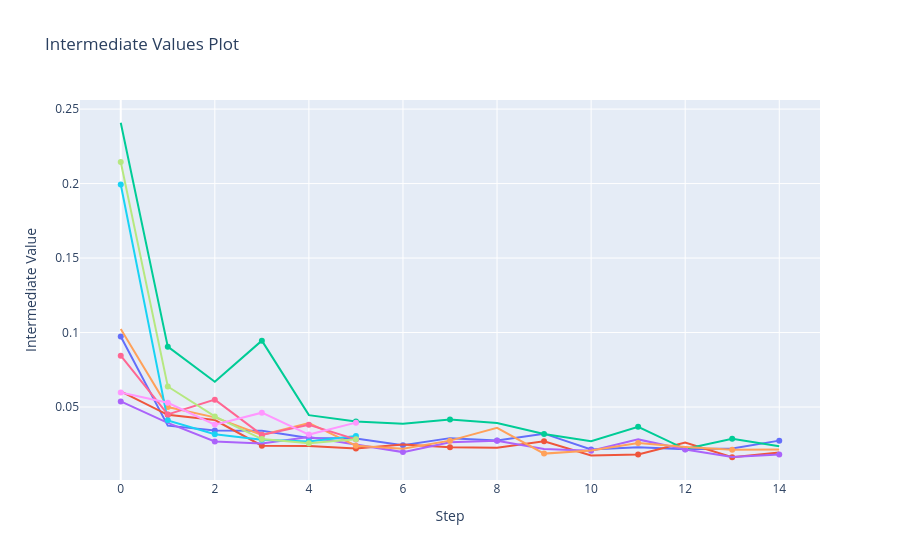

Here is the notebook cell this chart was saved with:
### Code cell
plot_intermediate_values(study)

### Figure 1 — Plotly figure (JSON) as saved in the notebook; plotly's stock layout.template omitted (floating-point values rounded to 4 significant figures)
{"data": [{"marker": {"maxdisplayed": 10}, "mode": "lines+markers", "name": "Trial0", "type": "scatter", "x": [0, 1, 2, 3, 4, 5, 6, 7, 8, 9, 10, 11, 12, 13, 14], "y": [0.09733, 0.03749, 0.03419, 0.03402, 0.02915, 0.02881, 0.02427, 0.02912, 0.02747, 0.03212, 0.02155, 0.02294, 0.02158, 0.02216, 0.02744]}, {"marker": {"maxdisplayed": 10}, "mode": "lines+markers", "name": "Trial1", "type": "scatter", "x": [0, 1, 2, 3, 4, 5, 6, 7, 8, 9, 10, 11, 12, 13, 14], "y": [0.06057, 0.04476, 0.04126, 0.02408, 0.02386, 0.02219, 0.02485, 0.02294, 0.02272, 0.027, 0.01752, 0.01812, 0.02616, 0.01629, 0.01953]}, {"marker": {"maxdisplayed": 10}, "mode": "lines+markers", "name": "Trial2", "type": "scatter", "x": [0, 1, 2, 3, 4, 5, 6, 7, 8, 9, 10, 11, 12, 13, 14], "y": [0.2408, 0.09054, 0.067, 0.09457, 0.04456, 0.04023, 0.03874, 0.0416, 0.03924, 0.03196, 0.02699, 0.03672, 0.02179, 0.02877, 0.02362]}, {"marker": {"maxdisplayed": 10}, "mode": "lines+markers", "name": "Trial3", "type": "scatter", "x": [0, 1, 2, 3, 4, 5, 6, 7, 8, 9, 10, 11, 12, 13, 14], "y": [0.05376, 0.03935, 0.02691, 0.02554, 0.02984, 0.02474, 0.01974, 0.02638, 0.02741, 0.02187, 0.02063, 0.02827, 0.02153, 0.0165, 0.01815]}, {"marker": {"maxdisplayed": 10}, "mode": "lines+markers", "name": "Trial4", "type": "scatter", "x": [0, 1, 2, 3, 4, 5, 6, 7, 8, 9, 10, 11, 12, 13, 14], "y": [0.1024, 0.04996, 0.04306, 0.03132, 0.03932, 0.02407, 0.02204, 0.02745, 0.03599, 0.01873, 0.02083, 0.02579, 0.0232, 0.0213, 0.02153]}, {"marker": {"maxdisplayed": 10}, "mode": "lines+markers", "name": "Trial5", "type": "scatter", "x": [0, 1, 2, 3, 4, 5], "y": [0.1994, 0.04105, 0.0317, 0.02806, 0.02689, 0.03063]}, {"marker": {"maxdisplayed": 10}, "mode": "lines+markers", "name": "Trial6", "type": "scatter", "x": [0, 1, 2, 3, 4, 5], "y": [0.08444, 0.04503, 0.05496, 0.03128, 0.03811, 0.02826]}, {"marker": {"maxdisplayed": 10}, "mode": "lines+markers", "name": "Trial7", "type": "scatter", "x": [0, 1, 2, 3, 4, 5], "y": [0.2145, 0.06379, 0.04373, 0.02851, 0.02575, 0.02834]}, {"marker": {"maxdisplayed": 10}, "mode": "lines+markers", "name": "Trial8", "type": "scatter", "x": [0, 1, 2, 3, 4, 5], "y": [0.05978, 0.05285, 0.0382, 0.04621, 0.03151, 0.03953]}], "layout": {"showlegend": false, "title": {"text": "Intermediate Values Plot"}, "xaxis": {"title": {"text": "Step"}}, "yaxis": {"title": {"text": "Intermediate Value"}}}}
